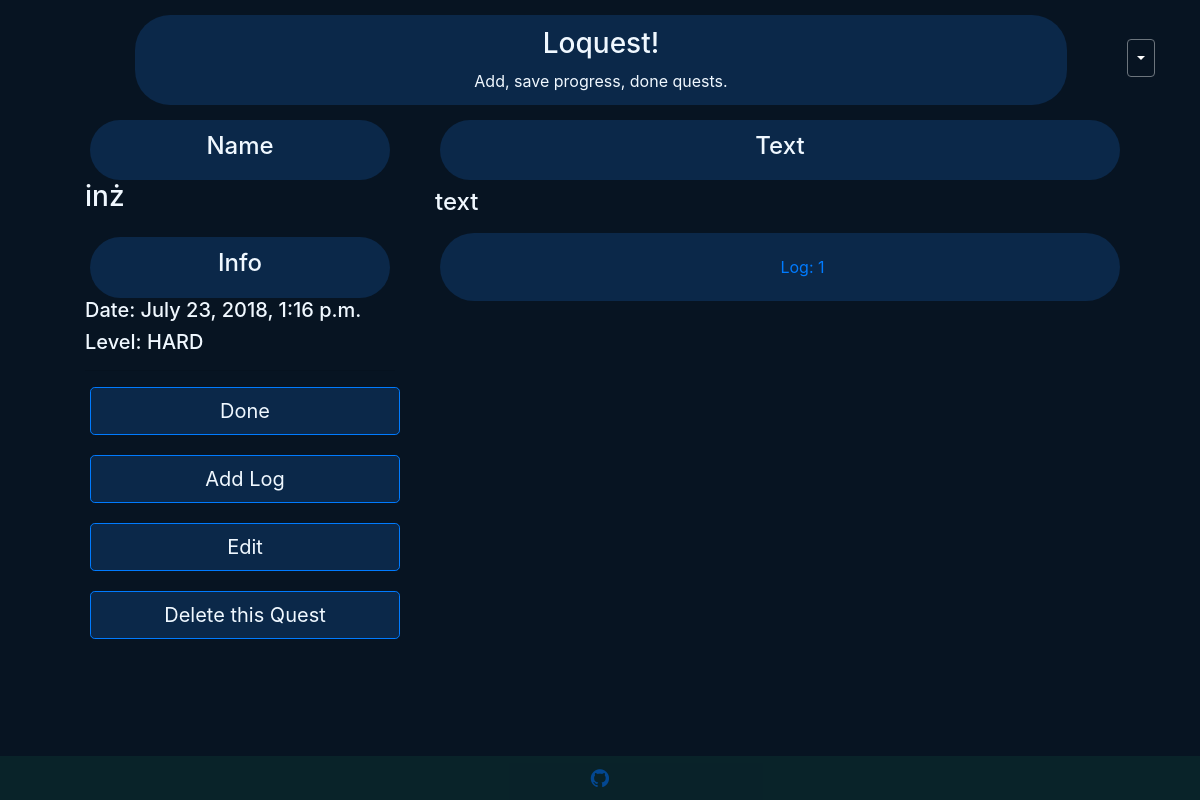
The app's page /100/ with its own data.
### todo/models.py (models this page shows, shortened)
class Quest(models.Model):
    LOW = 'LOW'
    MIDDLE = 'MIDDLE'
    HARD = 'HARD'
    Levels = (
        (LOW, 'LOW'),
        (MIDDLE, 'MIDDLE'),
        (HARD, 'HARD'),
    )
    who = models.ForeignKey(settings.AUTH_USER_MODEL, on_delete=models.CASCADE, default=1)
    quest_name = models.CharField(max_length=400, default='Quest')
    quest_text = models.TextField(max_length=2100, default='text')
    pub_date = models.DateTimeField('date published', default="")
    done_date = models.DateTimeField(null=True, blank=True)
    levels = models.CharField(max_length=6, choices=Levels, default=LOW)
    done_quest = models.BooleanField(default=False)
    today_quest = models.BooleanField(default=False)
    daily_quest = models.BooleanField(default=False)

class Choice(models.Model):
    quest = models.ForeignKey(Quest, on_delete=models.CASCADE, null=True)
    choice_text = models.TextField(max_length=2100)
    pub_date = models.DateTimeField('date', default='')

### todo/views.py (the view, shortened to what this page needs)
# urls.py: path('<int:pk>/', views.DetailView.as_view(), name='detail'),
class DetailView(generic.DetailView):
    model = Quest
    template_name = 'todo/detail.html'

### todo/templates/todo/detail.html (shortened to what this page needs)
{% extends 'todo/base.html' %}
{% block content %}
{% load icons %}
    <div class="container">
        <ul style="display: table-cell; ">
            <div class="well well-sm text-center"  style="width: 300px; background-color: #0B2849; color: aliceblue; margin: 15px 5px 0 5px;">
                <h4>Name</h4>
            </div>
            <div style="display: inline-block;">
                <h3>{{ quest.quest_name }} </h3>
            </div>
            <div class="well well-sm text-center"  style="width: 300px; background-color: #0B2849; color: aliceblue; margin: 15px 5px 0 5px;">
                <h4>Info</h4>
            </div>
            <div>
                <h5>Date: {{ quest.pub_date }}</h5>
                <h5>Level: {{ quest.levels }}</h5>
            </div>
            <hr/>
                <a class="btn btn-lg btn-primary btn-block" style="background-color: #0B2849; color: aliceblue; margin: 10px 5px 20px 5px;" href="done_form">Done</a>
                <a class="btn btn-lg btn-primary btn-block" style="background-color: #0B2849; color: aliceblue; margin: 10px 5px 20px 5px;" href="choice_form">Add Log</a>
                <a class="btn btn-lg btn-primary btn-block" style="background-color: #0B2849; color: aliceblue; margin: 10px 5px 20px 5px;" href="quest_update_form">Edit</a>
                <a class="btn btn-lg btn-primary btn-block" style="background-color: #0B2849; color: aliceblue; margin: 10px 5px 20px 5px;" href="quest_confirm_delete">Delete this Quest</a>
        </ul>
        <ul style="display: table-cell; width: 750px">
            <div class="well well-sm text-center" style="background-color: #0B2849; color: aliceblue; margin: 15px 25px 0 5px;">
                <h4>Text</h4>
            </div>
            <h4>{{ quest.quest_text|linebreaks }}</h4>
            {% for choice in quest.choice_set.all %}
                <div class="well well-sm text-center" style="background-color: #0B2849; color: aliceblue; margin: 15px 25px 0 5px;">
                    <div class="panel-group" id="accordion">
                        <div class="panel panel-default">
                            <div class="panel-heading" >
                                    <a style="float:left" href="{% url 'todo:log_update_form'  choice.id   %}">
                                    </a>
                                    <a style="float:left" href="{% url 'todo:choice_confirm_delete'  choice.id   %}">
                                    </a>
                                    <a data-toggle="collapse" data-parent="#accordion" href="#collapse{{ choice.id }}">
                                    Log: {{ forloop.counter }}</a>
                            </div>
                        </div>
                    </div>
                </div>
            {% endfor %}
        </ul>
    </div>
{% endblock %}

### todo/static/todo/style4.css (style rules this page uses)
body { background-color: #071422; display: flex; flex-direction: column; min-height: 100%; }
html { height: 100%; }
.container { color: aliceblue; }
.well-sm { padding: 12px; border-radius: 35px; }
.panel-default>.panel-heading a { display: block; padding: 10px 15px; }
.panel-default>.panel-heading a:after { content: ""; position: relative; top: 1px; display: inline-block; font-family: 'Glyphicons Halflings'; font-style: normal; font-weight: 400; line-height: 1; -webkit-font-smoothing: antialiased; -moz-osx-font-smoothing: grayscale; float: right; transition: transform .25s linear; -webkit-transition: -webkit-transform .25s linear; }

### records on screen
Quest: quest_name "inż", pub_date "July 23, 2018, 1:16 p.m.", levels "HARD", quest_text "text"
